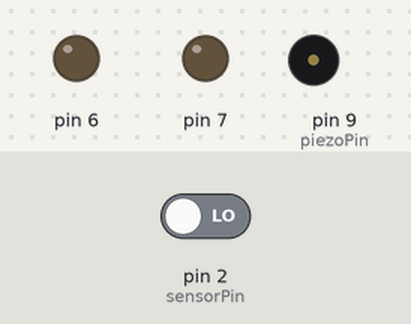
Simulated run of this sketch. Board: Arduino Uno, built with avr-gcc and run on an emulated ATmega328P. On the bench: output pins drawn as LEDs (lit = HIGH), buzzer (waves = sounding, pin HIGH). Inputs (shaded band) come from the test bench; at power-on: pin 2 (sensorPin) LOW.

Above: at 1.8 s.
1.9 s: pin 2 (sensorPin) driven HIGH
At 2.6 s:
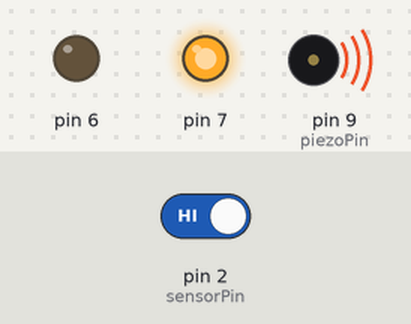
3.5 s: pin 2 (sensorPin) driven LOW
At 4.9 s:
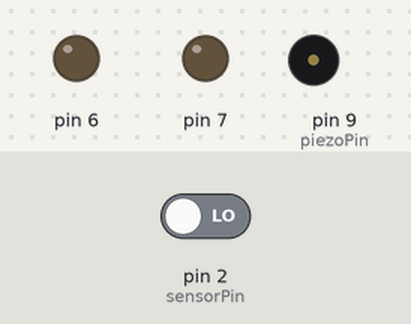
Timing chart, 0 to 6.5 s (numbered marks = the images above; inputs shaded):
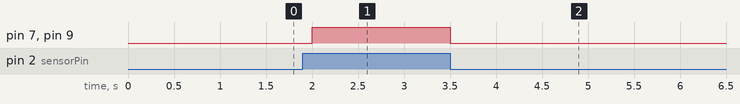

Measured:
- after the input at 1.9 s, pin 7, pin 9 (piezoPin): LOW → HIGH after 0.10 s
- after the input at 3.5 s, pin 7, pin 9 (piezoPin): HIGH → LOW at once

The sketch:

laser_Security_Alarm.ino
```cpp
int sensorPin=2;
int sensorValue=0;

int piezoPin=9;

void setup() {

pinMode(sensorPin,INPUT);

pinMode(7,OUTPUT);

pinMode(6,OUTPUT);

pinMode(piezoPin,OUTPUT);

}

void loop() {

sensorValue=digitalRead(sensorPin);

if(sensorValue==1)

{

digitalWrite(piezoPin,HIGH);

digitalWrite(7,HIGH);
delay(500);

}

 else {

digitalWrite(piezoPin,LOW);

digitalWrite(7,LOW);
delay(500);

}

}
```
